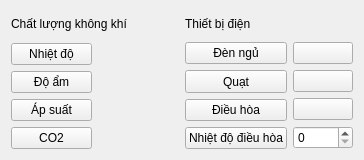
<?xml version="1.0" encoding="UTF-8"?>
<ui version="4.0">
 <class>bedroomForm</class>
 <widget class="QWidget" name="bedroomForm">
  <property name="geometry">
   <rect>
    <x>0</x>
    <y>0</y>
    <width>364</width>
    <height>160</height>
   </rect>
  </property>
  <property name="maximumSize">
   <size>
    <width>16777215</width>
    <height>16777215</height>
   </size>
  </property>
  <property name="windowTitle">
   <string>Quản lý phòng ngủ</string>
  </property>
  <layout class="QGridLayout" name="gridLayout">
   <item row="0" column="0">
    <layout class="QVBoxLayout" name="verticalLayout_6">
     <item>
      <widget class="QLabel" name="label_4">
       <property name="text">
        <string>Chất lượng không khí</string>
       </property>
      </widget>
     </item>
     <item>
      <layout class="QHBoxLayout" name="horizontalLayout">
       <item>
        <layout class="QVBoxLayout" name="verticalLayout_5">
         <item>
          <widget class="QPushButton" name="pushButton_temp">
           <property name="sizePolicy">
            <sizepolicy hsizetype="Preferred" vsizetype="Preferred">
             <horstretch>0</horstretch>
             <verstretch>0</verstretch>
            </sizepolicy>
           </property>
           <property name="text">
            <string>Nhiệt độ</string>
           </property>
          </widget>
         </item>
         <item>
          <widget class="QPushButton" name="pushButton_humid">
           <property name="sizePolicy">
            <sizepolicy hsizetype="Preferred" vsizetype="Preferred">
             <horstretch>0</horstretch>
             <verstretch>0</verstretch>
            </sizepolicy>
           </property>
           <property name="text">
            <string>Độ ẩm</string>
           </property>
          </widget>
         </item>
         <item>
          <widget class="QPushButton" name="pushButton_pres">
           <property name="sizePolicy">
            <sizepolicy hsizetype="Preferred" vsizetype="Preferred">
             <horstretch>0</horstretch>
             <verstretch>0</verstretch>
            </sizepolicy>
           </property>
           <property name="text">
            <string>Áp suất</string>
           </property>
          </widget>
         </item>
         <item>
          <widget class="QPushButton" name="pushButton_co2">
           <property name="sizePolicy">
            <sizepolicy hsizetype="Preferred" vsizetype="Preferred">
             <horstretch>0</horstretch>
             <verstretch>0</verstretch>
            </sizepolicy>
           </property>
           <property name="text">
            <string>CO2</string>
           </property>
          </widget>
         </item>
        </layout>
       </item>
       <item>
        <layout class="QVBoxLayout" name="verticalLayout">
         <item>
          <widget class="QLabel" name="label_displaytemp">
           <property name="text">
            <string/>
           </property>
          </widget>
         </item>
         <item>
          <widget class="QLabel" name="label_displayhumid">
           <property name="text">
            <string/>
           </property>
          </widget>
         </item>
         <item>
          <widget class="QLabel" name="label_displaypres">
           <property name="text">
            <string/>
           </property>
          </widget>
         </item>
         <item>
          <widget class="QLabel" name="label_displayco2">
           <property name="text">
            <string/>
           </property>
          </widget>
         </item>
        </layout>
       </item>
      </layout>
     </item>
    </layout>
   </item>
   <item row="0" column="1">
    <layout class="QVBoxLayout" name="verticalLayout_3">
     <item>
      <widget class="QLabel" name="label_6">
       <property name="text">
        <string>Thiết bị điện</string>
       </property>
      </widget>
     </item>
     <item>
      <layout class="QHBoxLayout" name="horizontalLayout_2">
       <item>
        <layout class="QVBoxLayout" name="verticalLayout_2">
         <item>
          <widget class="QPushButton" name="pushButton_8">
           <property name="sizePolicy">
            <sizepolicy hsizetype="Preferred" vsizetype="Preferred">
             <horstretch>0</horstretch>
             <verstretch>0</verstretch>
            </sizepolicy>
           </property>
           <property name="text">
            <string>Đèn ngủ</string>
           </property>
          </widget>
         </item>
         <item>
          <widget class="QPushButton" name="pushButton_5">
           <property name="sizePolicy">
            <sizepolicy hsizetype="Preferred" vsizetype="Preferred">
             <horstretch>0</horstretch>
             <verstretch>0</verstretch>
            </sizepolicy>
           </property>
           <property name="text">
            <string>Quạt</string>
           </property>
          </widget>
         </item>
         <item>
          <widget class="QPushButton" name="pushButton_7">
           <property name="sizePolicy">
            <sizepolicy hsizetype="Preferred" vsizetype="Preferred">
             <horstretch>0</horstretch>
             <verstretch>0</verstretch>
            </sizepolicy>
           </property>
           <property name="text">
            <string>Điều hòa</string>
           </property>
          </widget>
         </item>
         <item>
          <widget class="QPushButton" name="pushButton_6">
           <property name="sizePolicy">
            <sizepolicy hsizetype="Preferred" vsizetype="Preferred">
             <horstretch>0</horstretch>
             <verstretch>0</verstretch>
            </sizepolicy>
           </property>
           <property name="text">
            <string>Nhiệt độ điều hòa</string>
           </property>
          </widget>
         </item>
        </layout>
       </item>
       <item>
        <layout class="QVBoxLayout" name="verticalLayout_4">
         <item>
          <widget class="QPushButton" name="pushButton_lamp">
           <property name="text">
            <string/>
           </property>
          </widget>
         </item>
         <item>
          <widget class="QPushButton" name="pushButton_fan">
           <property name="text">
            <string/>
           </property>
          </widget>
         </item>
         <item>
          <widget class="QPushButton" name="pushButton_airConditional">
           <property name="text">
            <string/>
           </property>
          </widget>
         </item>
         <item>
          <widget class="QSpinBox" name="spinBox_airConditional"/>
         </item>
        </layout>
       </item>
      </layout>
     </item>
    </layout>
   </item>
  </layout>
 </widget>
 <resources/>
 <connections/>
</ui>
